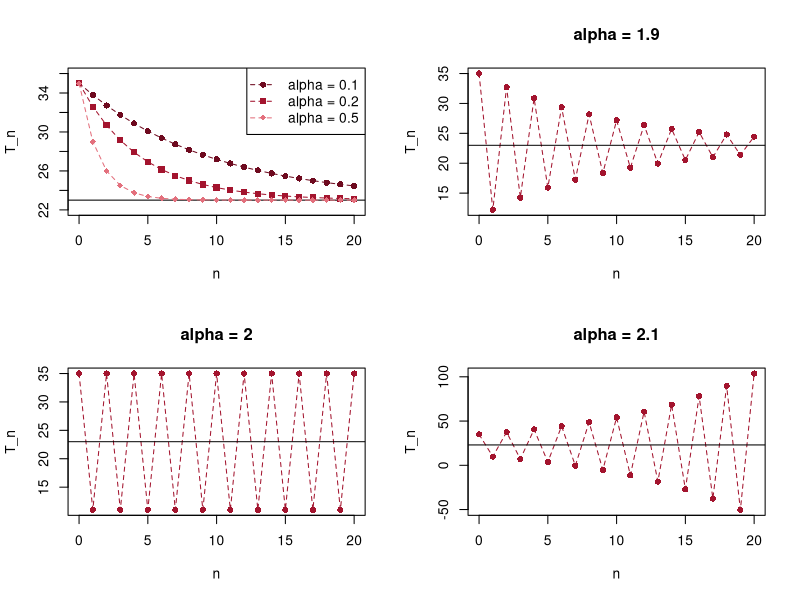

R code for this plot:
# Abb. 1.15: Newtonsches Abkühlungsgesetz (Buch, Abschnitt 1.2, Gl. 1.21)
# T_{n+1} = T_n + alpha (T^u - T_n) mit T_0 = 35 und T^u = 23
# (c) 2026 Philipp Kügler · Programm zum Buch „Dynamische Systeme in den Lebenswissenschaften“ · MIT-Lizenz (siehe LICENSE)
T0 <- 35; Tu <- 23; N <- 20
n <- 0:N
rot <- c(rgb(0.43, 0.04, 0.12), rgb(0.64, 0.08, 0.18), rgb(0.89, 0.44, 0.49)); zeichen <- c(16, 15, 18)
alphas <- c(0.1, 0.2, 0.5, 1.9, 2.0, 2.1)
par(mfrow = c(2, 2))
for (i in 1:6) {
  alpha <- alphas[i]
  T <- numeric(N + 1)
  T[1] <- T0
  for (k in 1:N) T[k + 1] <- T[k] + alpha * (Tu - T[k])
  if (i <= 3) {                          # 0 < alpha < 1: monotone Annäherung an T^u, alle in einem Bild
    if (i == 1) { plot(NULL, xlim = c(0, N), ylim = c(22, 36), xlab = "n", ylab = "T_n"); abline(h = Tu) }
    lines(n, T, type = "o", lty = 2, pch = zeichen[i], col = rot[i])
    if (i == 3) legend("topright", legend = sprintf("alpha = %g", alphas[1:3]), col = rot, pch = zeichen, lty = 2)
  } else {                               # 1 < alpha: Schwingungen
    plot(n, T, type = "o", lty = 2, pch = 16, col = rot[2], xlab = "n", ylab = "T_n", main = sprintf("alpha = %g", alpha))
    abline(h = Tu)
    cat(sprintf("alpha = %g:  T_19 = %.3f,  T_20 = %.3f\n", alpha, T[20], T[21]))
  }
}
